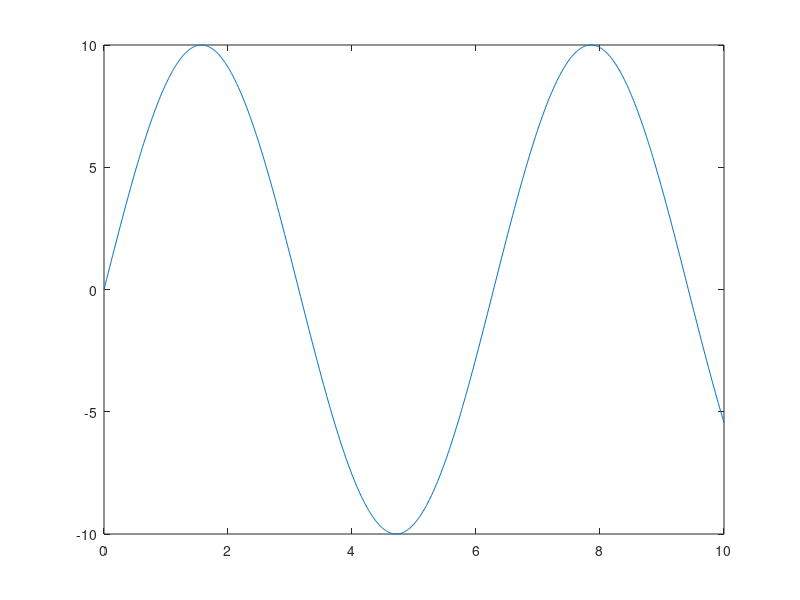

Write MATLAB code to recreate this figure.
clc;
t=0:0.01:10;
alpha=0.01;
e=2.71;
y=10*sin(t);
plot(t,y);

theta=0:0.1:2*pi;
seno=int32(sin(theta)*10000000/32768);



s = fopen('TablaDeOnda.vhd','w+'); %opens the output file 
fprintf(s,'library IEEE;\n');
fprintf(s,'use IEEE.STD_LOGIC_1164.ALL;\n');
fprintf(s,'use IEEE.NUMERIC_STD.ALL;\n');
fprintf(s,'use IEEE.STD_LOGIC_unsigned.ALL;\n');
fprintf(s,'entity sinewave is\n');
fprintf(s,'port (clksen :in  std_logic;\n');
fprintf(s,'dataout : out std_logic_vector(15 downto 0);\n');
fprintf(s,');\n');
fprintf(s,'end sinewave;\n');
fprintf(s,'architecture Behavioral of sinewave is\n');
 fprintf(s,'\n');
 fprintf(s,'\n');
for i=0:360
%fprintf(s,'%s\n','hola mundo de las tablas de onda\n',',');

numero=dec2hex(i,4);
fprintf(s,'constant dato');
fprintf(s,'%d',i);
fprintf(s,': std_logic_vector(15 downto 0) := ');
fprintf(s,'x');
fprintf(s,'"');
fprintf(s,'%s',numero); 
fprintf(s,'";');
fprintf(s,'\n');


% fprintf(s,'%s\n','; .COE file with hex coefficients '); 
% fprintf(s,'; Height: %d, Width: %d\n\n', 10, 10); 
% fprintf(s,'%s\n','memory_initialization_radix=16;'); 
% fprintf(s,'%s\n','memory_initialization_vector='); 
end
fprintf(s,'type rom_array is array (NATURAL range <>) of STD_LOGIC_VECTOR(15 downto 0);\n');
fprintf(s,'constant rom: rom_array := (');
for i=0:360
    fprintf(s,'%s','D');
    fprintf(s,'%d',i);
    fprintf(s,',');
    if((i==32)||(i==32*2)||(i==32*3)||(i==32*4)||(i==32*4)||(i==32*5)||(i==32*6)||(i==32*7)||(i==32*8)||(i==32*9)||(i==32*10)||(i==32*11)||(i==32*12)) 
    fprintf(s,'\n');    
    end    
end
fprintf(s,');');
fprintf(s,'\n');


fprintf(s,'begin\n');
fprintf(s,'process(clksen)\n');
fprintf(s,'variable j: integer;\n');
fprintf(s,'begin\n');
fprintf(s,'if(rising_edge(clk)) then  ');
fprintf(s,'j := conv_integer(dir);\n');
fprintf(s,'dataout <= rom(j); \n');
fprintf(s,'j<= j+1\n');
fprintf(s,'if(j=180) then\n');
fprintf(s,'j<=0;\n');
fprintf(s,'end if;\n');
fprintf(s,'end if;\n');
fprintf(s,'end process;\n');
fprintf(s,'end Behavioral;');
fprintf(s,'\n');
fprintf(s,'\n');

fprintf('terminado');
fclose(s);